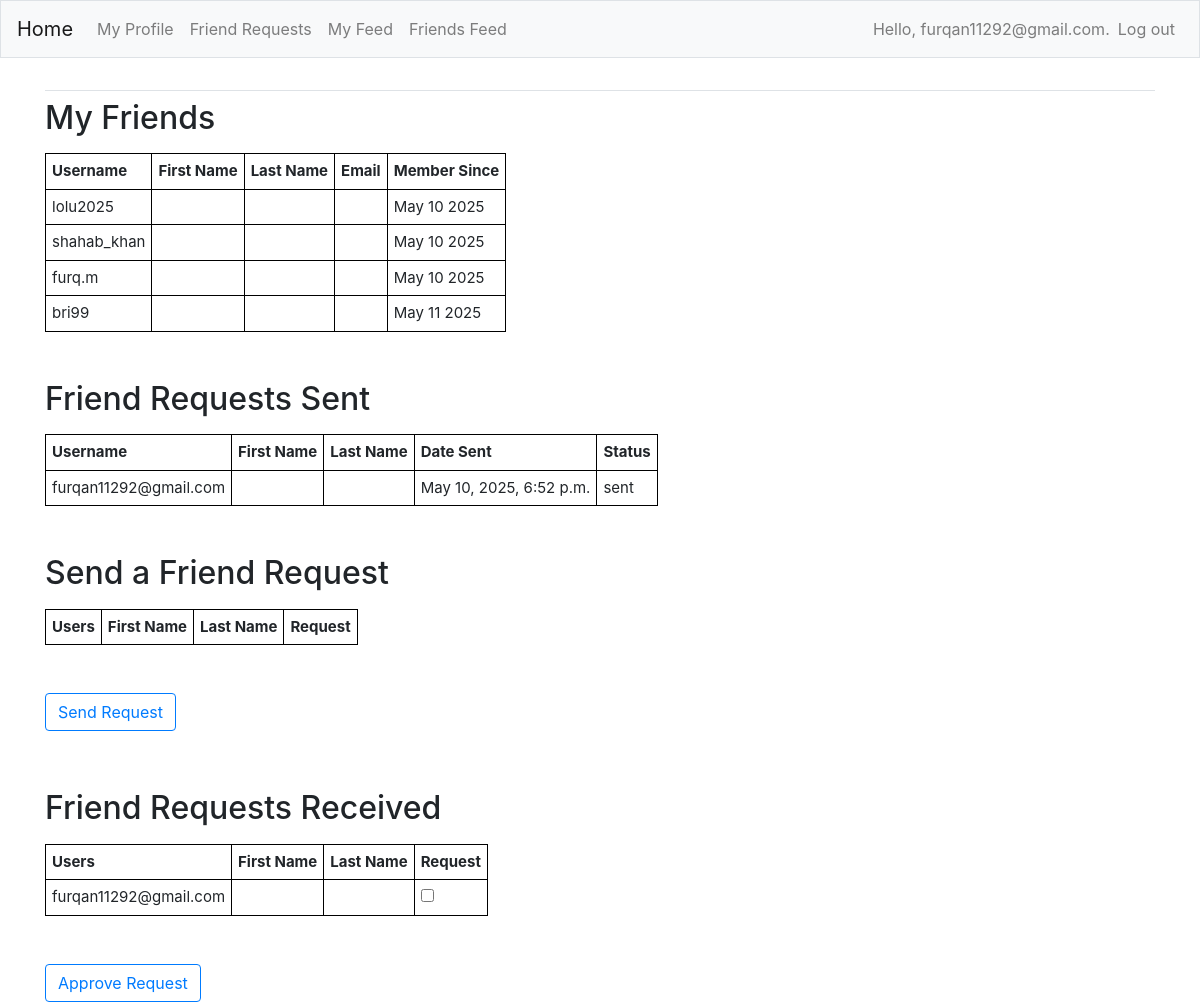
Screenshot of /friends/ (signed in) with the database file from the repository.
### FeedApp/models.py (models this page shows)
class Profile(models.Model):
    first_name = models.CharField(max_length=200, blank=True)
    last_name = models.CharField(max_length=200, blank=True)
    email = models.EmailField(max_length=300, blank=True)
    dob = models.DateField(null=True, blank=True)
    bio = models.TextField(blank=True)
    user = models.OneToOneField(User, on_delete=models.CASCADE)
    friends = models.ManyToManyField(User, blank=True, related_name='friends')
    created = models.DateTimeField(auto_now=True)
    updated = models.DateTimeField(auto_now_add=True)
    def __str__(self):
        return str(self.user.username)

class Relationship(models.Model):
    sender = models.ForeignKey(Profile, on_delete=models.CASCADE, related_name='sender')
    receiver = models.ForeignKey(Profile, on_delete=models.CASCADE, related_name='receiver')
    status = models.CharField(max_length=8, choices=STATUS_CHOICES, default='sent')
    created = models.DateTimeField(auto_now=True)
    updated = models.DateTimeField(auto_now_add=True)

### FeedApp/views.py (the view, shortened to what this page needs)
# urls.py: path('friends/', views.friends, name='friends'),
@login_required
def friends(request):
    user_profile = Profile.objects.get(user=request.user)
    admin_profile = Profile.objects.get(user_id=1)
    user_friends = user_profile.friends.all()
    user_friends_profiles = Profile.objects.filter(user__in=user_friends)
    user_relationships = Relationship.objects.filter(sender=user_profile)
    request_sent_profiles = user_relationships.values('receiver')
    all_profiles = Profile.objects.exclude(user=request.user)\
                                  .exclude(id__in=user_friends_profiles)\
                                  .exclude(id__in=request_sent_profiles)
    request_received_profiles = Relationship.objects.filter(receiver=user_profile, status='sent')
    action = request.POST.get('action')
    if not user_relationships.exists():
        Relationship.objects.create(sender=user_profile, receiver=admin_profile, status='sent')
    context = {
        'user_friends_profiles': user_friends_profiles,
        'user_relationships': user_relationships,
        'all_profiles': all_profiles,
        'request_received_profiles': request_received_profiles
    }
    return render(request, 'FeedApp/friends.html', context)

### FeedApp/templates/FeedApp/friends.html (shortened to what this page needs)
{% extends "FeedApp/base.html" %}
{% load bootstrap4 %}
{% block content %}
<h2><p>My Friends</p></h2>
<table>
    <tr>
        <th>Username</th>
        <th>First Name</th>
        <th>Last Name</th>
        <th>Email</th>
        <th>Member Since</th>
    </tr>
    {% for friend in user_friends_profiles %}
    <tr>
        <td>{{ friend }}</td>
        <td>{{ friend.first_name }}</td>
        <td>{{ friend.last_name }}</td>
        <td>{{ friend.email }}</td>
        <td>{{ friend.created|date:"M d Y" }}</td>
    </tr>
    {% endfor %}
</table>
<br><br>
<h2><p>Friend Requests Sent</p></h2>
<table>
    <tr>
        <th>Username</th>
        <th>First Name</th>
        <th>Last Name</th>
        <th>Date Sent</th>
        <th>Status</th>
    </tr>
    {% for r in user_relationships %}
    <tr>
        <td>{{ r.receiver }}</td>
        <td>{{ r.receiver.first_name }}</td>
        <td>{{ r.receiver.last_name }}</td>
        <td>{{ r.created }}</td>
        <td>{{ r.status }}</td>
    </tr>
    {% endfor %}
</table>
<br><br>
<h2><p>Send a Friend Request</p></h2>
<form action="{% url 'FeedApp:friends' %}" method='post'>
    <table>
        <tr>
            <th>Users</th>
            <th>First Name</th>
            <th>Last Name</th>
            <th>Request</th>
        </tr>
    </table>
    <br><br>
    <button name="action" value="send" class="btn btn-outline-primary" style="float: left;">Send Request</button>
</form>
<br><br><br><br>
<h2><p>Friend Requests Received</p></h2>
<form action="{% url 'FeedApp:friends' %}" method='post'>
    <table>
        <tr>
            <th>Users</th>
            <th>First Name</th>
            <th>Last Name</th>
            <th>Request</th>
        </tr>
        {% for rr in request_received_profiles %}
        <tr>
            <td>{{ rr.sender }}</td>
            <td>{{ rr.sender.first_name }}</td>
            <td>{{ rr.sender.last_name }}</td>
            <td><input type="checkbox" name="receive_requests" value="{{ rr.id }}"></td>
        </tr>
        {% endfor %}
    </table>
    <br><br>
    <button name="action" value="approve" class="btn btn-outline-primary" style="float: left;">Approve Request</button>
</form>
{% endblock content %}

### FeedApp/templates/FeedApp/base.html (shortened to what this page needs)
{% load bootstrap4 %}
<!doctype html>
<html lang="en">
<head>
    {% bootstrap_css %}
</head>
<body>
    <nav class="navbar navbar-expand-md navbar-light bg-light mb-4 border">
        <a class="navbar-brand" href="{% url 'FeedApp:index'%}">
            Home</a>
        <div class="collapse navbar-collapse" id="navbarCollapse">
            <ul class="navbar-nav mr-auto">
                <li class="nav-item">
                    <a class="nav-link" href="{% url 'FeedApp:profile' %}">My Profile</a>
                </li>
                <li class="nav-item">
                    <a class="nav-link" href="{% url 'FeedApp:friends' %}">Friend Requests</a></li>
                <li class="nav-item">
                    <a class="nav-link" href="{% url 'FeedApp:myfeed' %}">My Feed</a>
                </li>
                    <a class="nav-link" href="{% url 'FeedApp:friendsfeed' %}">Friends Feed</a>
            </ul>
            <ul class="navbar-nav ml-auto">
                {% if user.is_authenticated %}
                <li class="nav-item">
                    <span class="navbar-text">Hello, {{ user.username }}.</span>
                </li>
                <li class="nav-item">
                    <a class="nav-link" href="{% url 'users:logout' %}">Log out</a>
                </li>
                {% endif %}
            </ul>
        </div>
    </nav>
    <main role="main" class="container">
        <div class="pb-2 mb-2 border-bottom">
        </div>
        <div>
            {% block content %}{% endblock content %}
        </div>
    </main>
</body>
</html>

### FeedApp/templates/FeedApp/friends.html (style rules this page uses)
table { font-size: 15px; width: auto; }
th, td { border: 1px solid black; padding: 6px; }

### rows the page displays
Profile: user.username "lolu2025", created "May 10 2025"
Profile: user.username "shahab_khan", created "May 10 2025"
Profile: user.username "furq.m", created "May 10 2025"
Profile: user.username "bri99", created "May 11 2025"
Relationship: receiver "furqan11292@gmail.com", created "May 10, 2025, 6:52 p.m.", status "sent", sender "furqan11292@gmail.com"

### other values shown
{{ user.username }} "furqan11292@gmail.com"
